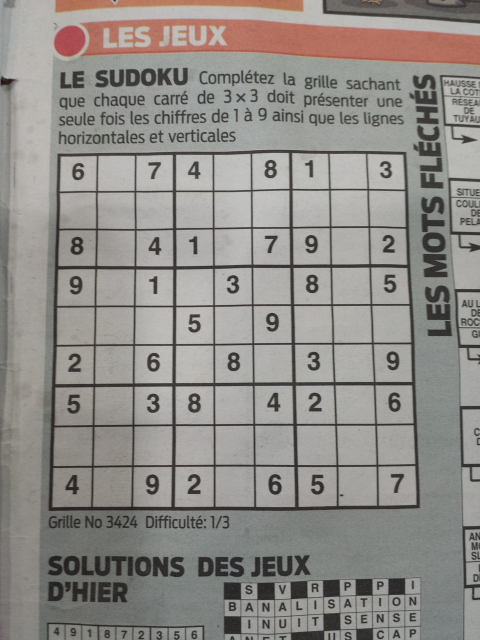
#> input picture images/news2.jpg, 960 x 1280 px (shown at 1/2 size)
$ python sudokuFiltering.py
#> lines starting #> are read from the running program, lines starting #| are printed output that depends on the picture; after the words box and inside, x2 and y2 are one past the last pixel; in counts of white or black regions, pixels touching at a corner belong together
import cv2
import numpy as np

def count_sudoku_lines(image, distance_threshold=20):
    # Convert the image to grayscale
    gray = cv2.cvtColor(image, cv2.COLOR_BGR2GRAY)

    # Apply Gaussian blur to reduce noise
    blurred = cv2.GaussianBlur(gray, (5, 5), 0)

    # Apply edge detection using Canny
    edges = cv2.Canny(blurred, 50, 150, apertureSize=3)

    # Use Probabilistic Hough Line Transform to detect lines
    lines = cv2.HoughLinesP(edges, 1, np.pi / 180, threshold=50, minLineLength=150, maxLineGap=15)

    # Draw detected lines on a copy of the original image
    result_image = image.copy()

    # Initialize counters for horizontal and vertical lines
    horizontal_lines = 0
    vertical_lines = 0

    if lines is not None:
        # Merge lines that are close to each other
        lines = merge_close_lines(lines, distance_threshold)

        for line in lines:
            x1, y1, x2, y2 = line[0]
            cv2.line(result_image, (x1, y1), (x2, y2), (0, 0, 255), 2)

            # Check if the line is approximately horizontal or vertical
            if abs(y2 - y1) > abs(x2 - x1):
                horizontal_lines += 1
            else:
                vertical_lines += 1

    print("Horizontal Lines:", horizontal_lines)
    print("Vertical Lines:", vertical_lines)

    return result_image, horizontal_lines, vertical_lines

def merge_close_lines(lines, distance_threshold):
    merged_lines = []

    for line in lines:
        x1, y1, x2, y2 = line[0]

        # Check if the line is close to any existing line in merged_lines
        merged = False
        for merged_line in merged_lines:
            x3, y3, x4, y4 = merged_line[0]

            # Calculate the distance between the endpoints of the two lines
            distance = np.sqrt((x1 - x3)**2 + (y1 - y3)**2) + np.sqrt((x2 - x4)**2 + (y2 - y4)**2)

            if distance < distance_threshold:
                # Merge the lines by updating the endpoints
                merged_line[0] = [min(x1, x3), min(y1, y3), max(x2, x4), max(y2, y4)]
                merged = True
                break

        if not merged:
            merged_lines.append(line)

    return merged_lines

def display_solution(original_image, solution, sodoku_size, text_size=0.65):
    # Display the solution on the original image
    cell_size = (original_image.shape[1] // sodoku_size[1], original_image.shape[0] // sodoku_size[0])

    for i in range(len(solution)):
        for j in range(len(solution[0])):
            if solution[i][j] != 0:
                x = int((j + 0.4) * cell_size[0])
                y = int((i + 0.7) * cell_size[1])

                # Adjust the text size by changing the scale factor
                font_scale = text_size
                cv2.putText(original_image, str(solution[i][j]), (x, y), cv2.FONT_HERSHEY_SIMPLEX, font_scale, (0, 0, 255), 2)

    return original_image

def SudokuFilter():
    # [6 lines of commented-out code are left out]
    img = cv2.imread('images/news2.jpg') # Used Darker threshold, Working
#> img is the input picture: shape (1280, 960, 3); mean B, G, R 136.2, 140.3, 143.6
    #img = cv2.imread('images/color.png') # Doesn't work

    # Apply Gaussian blur
    img = cv2.GaussianBlur(img, (5, 5), 0)

    # Convert to grayscale
    gray = cv2.cvtColor(img, cv2.COLOR_BGR2GRAY)

    # Create a mask
    mask = np.zeros((gray.shape), np.uint8)
    kernel1 = cv2.getStructuringElement(cv2.MORPH_ELLIPSE, (11, 11))

    # Apply morphological operations
    close = cv2.morphologyEx(gray, cv2.MORPH_CLOSE, kernel1)
    div = np.float32(gray) / (close)
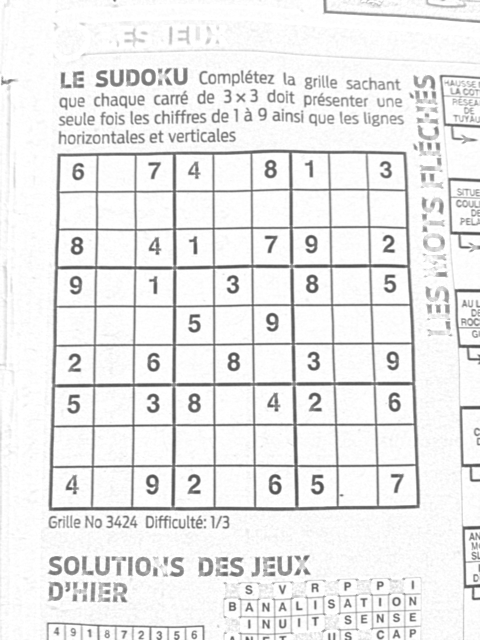
#> div: shape (1280, 960) float32 (shown at 1/2 size); min 0.29, max 1, mean 0.923
    res = np.uint8(cv2.normalize(div, div, 0, 255, cv2.NORM_MINMAX))
    res2 = cv2.cvtColor(res, cv2.COLOR_GRAY2BGR)

    # Finding sudoku square and creating a mask image
    thresh = cv2.adaptiveThreshold(res, 255, 0, 1, 19, 2)
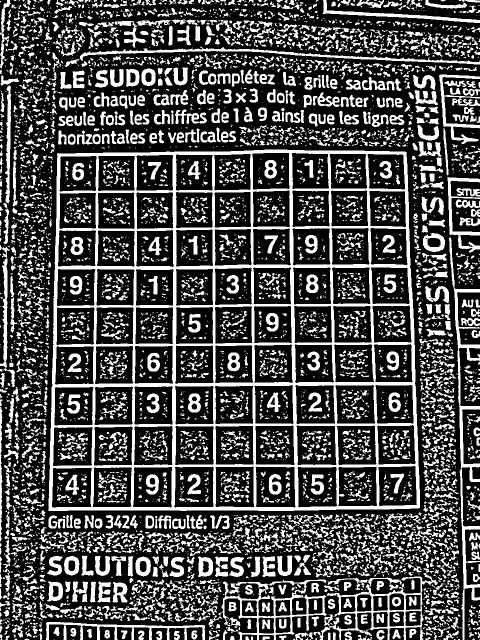
#> thresh: shape (1280, 960) (shown at 1/2 size); 29.5% white; 6297 white regions (3914 under 20 px)
    contour, hier = cv2.findContours(thresh, cv2.RETR_TREE, cv2.CHAIN_APPROX_SIMPLE)
#> contour = 6726 contours, 4776 with area under 20; largest, box (x1, y1, x2, y2) and area: (97, 299, 840, 1022) 516120, (443, 1146, 876, 1280) 24421, (510, 932, 592, 1016) 6292, (347, 932, 428, 1016) 6213, (430, 932, 510, 1015) 6146

    max_area = 0
    best_cnt = None
    for cnt in contour:
        area = cv2.contourArea(cnt)
        if area > 1000:
            if area > max_area:
                max_area = area
                best_cnt = cnt
#> this loop made 6726 passes
#> (area, max_area) on passes 123, 541, 2533: (2232.5, 2232.5), (24421, 24421), (516120.5, 516120.5)
#> area on passes 19, 23, 25, 26, 27, 30: 20.5, 62.5, 31.5, 46, 30.5, 62
#> after the loop, best_cnt = contour of 261 points, box (x1, y1, x2, y2) (97, 299, 840, 1022), area 516120; max_area = 516120.5

    # Draw contours on the mask
    cv2.drawContours(mask, [best_cnt], 0, 255, -1)
#> mask: shape (1280, 960); 42.1% white; 1 white region, box (x1, y1, x2, y2) and area: (97, 299, 840, 1022) 517554
    cv2.drawContours(mask, [best_cnt], 0, 0, 2)
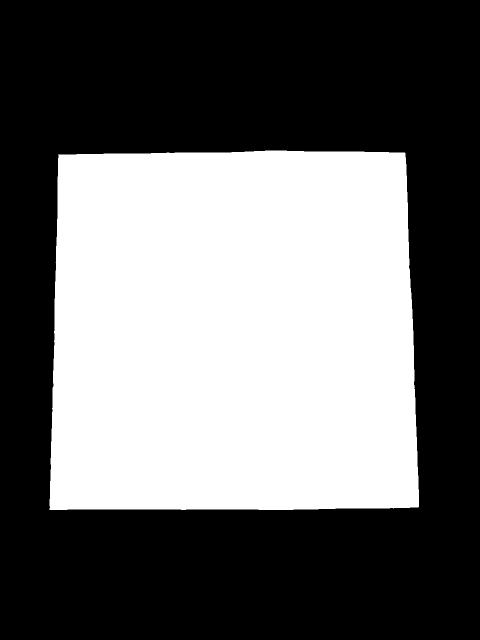
#> mask: shape (1280, 960) (shown at 1/2 size); 41.6% white; 1 white region, box (x1, y1, x2, y2) and area: (99, 301, 838, 1020) 511709

    # Apply the mask
    res = cv2.bitwise_and(res, mask)
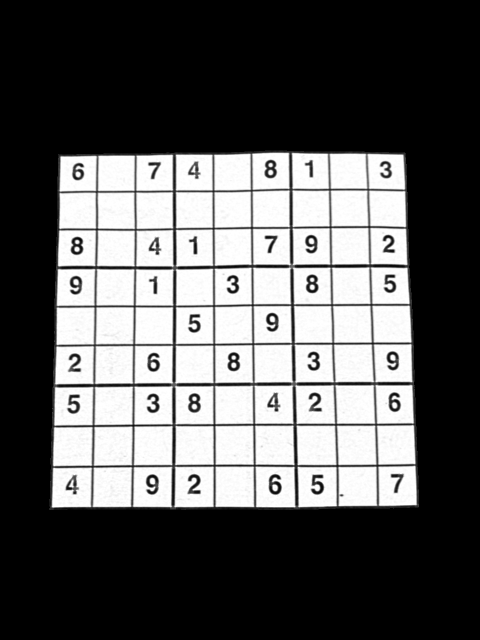
#> res: shape (1280, 960) (shown at 1/2 size); min 0, max 255, mean 91.1

    # Find the four corners of the Sudoku puzzle
    pts = cv2.approxPolyDP(best_cnt, 0.02 * cv2.arcLength(best_cnt, True), True)
#> pts = [[812, 304], [114, 307], [97, 1021], [839, 1015]]

    # Set width and height
    w, h = 300, 300

    # Order the corners
    try:
        pts = pts.reshape(4, 2)
        rect = np.zeros((4, 2), dtype="float32")

        s = pts.sum(axis=1)
#> s = [1116, 421, 1118, 1854]
        rect[0] = pts[np.argmin(s)]
        rect[2] = pts[np.argmax(s)]

        diff = np.diff(pts, axis=1)
#> diff = [-508, 193, 924, 176]
        rect[1] = pts[np.argmin(diff)]
        rect[3] = pts[np.argmax(diff)]

        # Calculate the perspective transform matrix

        dst = np.array([[0, 0], [w - 1, 0], [w - 1, h - 1], [0, h - 1]], dtype="float32")

        M = cv2.getPerspectiveTransform(rect, dst)

        # Apply the perspective transformation
        warped = cv2.warpPerspective(img, M, (w, h))

    except:
        warped = cv2.resize(img, (w,h))
    return warped


def Overlay_solution(warped, solution):
    # Count and display Sudoku lines with line merging
    lines_image, horizontal_lines, vertical_lines = count_sudoku_lines(warped)
#> in count_sudoku_lines, `edges = cv2.Canny(blurred, 50, 150, apertureSize=3)`:
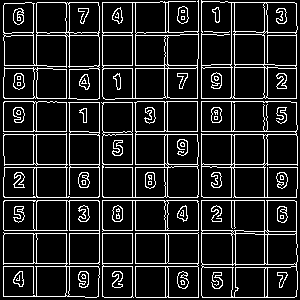
#> edges: shape (300, 300); 13.8% white in thin lines or dots
#> in count_sudoku_lines, `lines = cv2.HoughLinesP(edges, 1, np.pi / 180, threshold=50, minLineLe..`: lines = 31 rows, first 6: [66, 295, 66, 3], [4, 200, 294, 200], [4, 197, 296, 197], [123, 131, 296, 131], [99, 277, 99, 6], [201, 295, 201, 0]
#> the loop in merge_close_lines, `for line in lines:` made 31 passes
#> (x1, y1, x2, y2) on passes 1 to 12: (66, 295, 66, 3), (4, 200, 294, 200), (4, 197, 296, 197), (123, 131, 296, 131), (99, 277, 99, 6), (201, 295, 201, 0), (132, 296, 132, 2), (102, 296, 102, 2), (33, 296, 33, 3), (267, 297, 267, 2), (98, 98, 296, 98), (4, 233, 268, 233)
#> after the loop in merge_close_lines, `for line in lines:`: merged_line = [[85, 297, 294, 297]]; merged_lines = 24 items, first 6: [[66, 295, 69, 3]], [[4, 197, 296, 200]], [[123, 131, 296, 131]], [[99, 277, 99, 6]], [[201, 295, 201, 0]], [[132, 296, 135, 2]]
#> in count_sudoku_lines, `lines = merge_close_lines(lines, distance_threshold)`: lines has the same summary as merged_lines in merge_close_lines
#> the loop in count_sudoku_lines, `for line in lines:` made 24 passes
#> after the loop in count_sudoku_lines, `for line in lines:`:
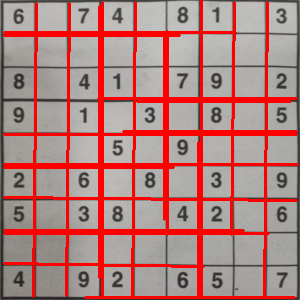
#> result_image: shape (300, 300, 3); mean B, G, R 126.6, 129.4, 176.9
#> after the loop in count_sudoku_lines, `for line in lines:`: horizontal_lines = 11; vertical_lines = 13
#| Horizontal Lines: 11
#| Vertical Lines: 13
#> horizontal_lines = 11; vertical_lines = 13

    # Display the solution on the original image
    solution_displayed_image = display_solution(lines_image, solution, (9, 9))
#> after the loop in display_solution, `for i in range(len(solution)):`:
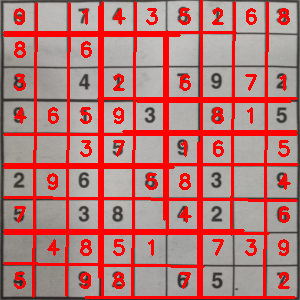
#> original_image: shape (300, 300, 3); mean B, G, R 119.5, 122.2, 182.4

    # Display the result
    cv2.imshow("Sudoku Lines with Solution", solution_displayed_image)
    cv2.waitKey(0)
    cv2.destroyAllWindows()

if __name__ == "__main__":
    #define an example solution
    solution = [[9, 0, 1, 4, 3, 5, 2, 6, 8],
                [8, 0, 6, 0, 0, 0, 0, 0, 0],
                [3, 0, 0, 2, 0, 6, 0, 7, 1],
                [4, 6, 5, 9, 0, 0, 8, 1, 0],
                [0, 0, 3, 7, 0, 1, 6, 0, 5],
                [0, 9, 0, 0, 5, 8, 0, 0, 4],
                [7, 0, 0, 0, 0, 4, 0, 0, 6],
                [0, 4, 8, 5, 1, 0, 7, 3, 9],
                [5, 0, 9, 8, 0, 7, 0, 0, 2]]
    warped = SudokuFilter()
    Overlay_solution(warped, solution)
